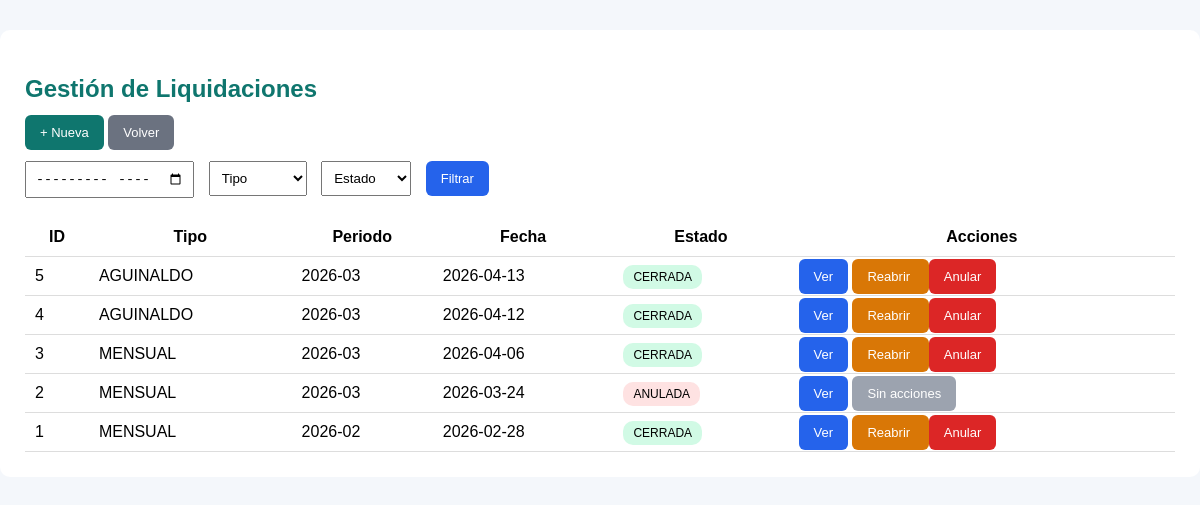
/liquidacion.php (signed in), run on the app's committed database.
### tables this page shows
CREATE TABLE `liquidacion` (
  `id` int NOT NULL AUTO_INCREMENT,
  `tipo_liquidacion` varchar(50) NOT NULL,
  `periodo` varchar(7) NOT NULL,
  `fecha_liquidacion` date NOT NULL,
  `descripcion` varchar(150) DEFAULT NULL,
  `estado` enum('BORRADOR','CERRADA','ANULADA') NOT NULL DEFAULT 'BORRADOR',
  `created_at` timestamp NULL DEFAULT CURRENT_TIMESTAMP,
  PRIMARY KEY (`id`)
);

### liquidacion.php (the view, shortened to what this page needs)
<?php
require_once("conexion.php");
$periodo = $_GET['periodo'] ?? '';
$sql = "SELECT * FROM liquidacion WHERE 1=1";
$sql .= " ORDER BY id DESC";
$resultado = $conexion->query($sql);
?>
<!DOCTYPE html>
<html lang="es">
<head>
</head>
<body>
<div class="contenedor">
<h2>Gestión de Liquidaciones</h2>
<a href="liquidacion_nueva.php" class="btn btn-nuevo">+ Nueva</a>
<a href="index.php" class="btn btn-volver">Volver</a>
<div class="filtros">
<form method="GET">
    <input type="month" name="periodo" value="<?php echo $periodo; ?>">
    <select name="tipo_liquidacion">
        <option value="">Tipo</option>
    </select>
    <select name="estado">
        <option value="">Estado</option>
    </select>
    <button class="btn btn-ver">Filtrar</button>
</form>
</div>
<table>
<tr>
    <th>ID</th>
    <th>Tipo</th>
    <th>Periodo</th>
    <th>Fecha</th>
    <th>Estado</th>
    <th>Acciones</th>
</tr>
<?php while($fila = $resultado->fetch_assoc()) { ?>
<tr>
    <td><?php echo $fila['id']; ?></td>
    <td><?php echo $fila['tipo_liquidacion']; ?></td>
    <td><?php echo $fila['periodo']; ?></td>
    <td><?php echo $fila['fecha_liquidacion']; ?></td>
    <td>
        <?php
        $clase = "estado-borrador";
        if ($fila['estado']=="CERRADA") $clase="estado-cerrada";
        if ($fila['estado']=="ANULADA") $clase="estado-anulada";
        ?>
        <span class="badge <?php echo $clase; ?>">
            <?php echo $fila['estado']; ?>
        </span>
    </td>
    <td>
        <a href="liquidacion_ver.php?id=<?php echo $fila['id']; ?>" class="btn btn-ver">Ver</a>
        <?php if ($fila['estado'] == 'BORRADOR') { ?>
            <a href="liquidacion_procesar.php?id=<?php echo $fila['id']; ?>" class="btn btn-procesar">
                Procesar
            </a>
            <a href="liquidacion_estado.php?id=<?php echo $fila['id']; ?>&accion=anular" class="btn btn-anular">
                Anular
            </a>
        <?php } elseif ($fila['estado'] == 'CERRADA') { ?>
            <a href="liquidacion_estado.php?id=<?php echo $fila['id']; ?>&accion=reabrir" class="btn btn-reabrir">
                Reabrir
            </a>
            <a href="liquidacion_estado.php?id=<?php echo $fila['id']; ?>&accion=anular" class="btn btn-anular">
                Anular
            </a>
        <?php } else { ?>
            <span class="btn btn-disabled">Sin acciones</span>
        <?php } ?>
    </td>
</tr>
<?php } ?>
</table>
</div>
</body>
</html>

### liquidacion.php (style rules this page uses)
body { font-family: Arial; background:#f4f7fb; margin:0 }
.contenedor { max-width:1200px; margin:30px auto; background:white; padding:25px; border-radius:10px; }
h2 { color:#0f766e }
.btn { padding:10px 15px; border:none; border-radius:6px; text-decoration:none; color:white; font-size:13px; }
.btn-nuevo { background:#0f766e }
.btn-volver { background:#6b7280 }
.btn-ver { background:#2563eb }
.btn-reabrir { background:#d97706 }
.btn-anular { background:#dc2626 }
.btn-disabled { background:#9ca3af }
.filtros { margin:20px 0; }
input, select { padding:8px; margin-right:10px; }
table { width:100%; border-collapse:collapse; }
th, td { padding:10px; border-bottom:1px solid #ddd; }
.badge { padding:5px 10px; border-radius:10px; font-size:12px; }
.estado-cerrada { background:#d1fae5 }
.estado-anulada { background:#fee2e2 }

### data on the page
liquidacion: id "5", tipo_liquidacion "AGUINALDO", periodo "2026-03", fecha_liquidacion "2026-04-13", estado "CERRADA"
liquidacion: id "4", tipo_liquidacion "AGUINALDO", periodo "2026-03", fecha_liquidacion "2026-04-12", estado "CERRADA"
liquidacion: id "3", tipo_liquidacion "MENSUAL", periodo "2026-03", fecha_liquidacion "2026-04-06", estado "CERRADA"
liquidacion: id "2", tipo_liquidacion "MENSUAL", periodo "2026-03", fecha_liquidacion "2026-03-24", estado "ANULADA", shows "Sin acciones"
liquidacion: id "1", tipo_liquidacion "MENSUAL", periodo "2026-02", fecha_liquidacion "2026-02-28", estado "CERRADA"
